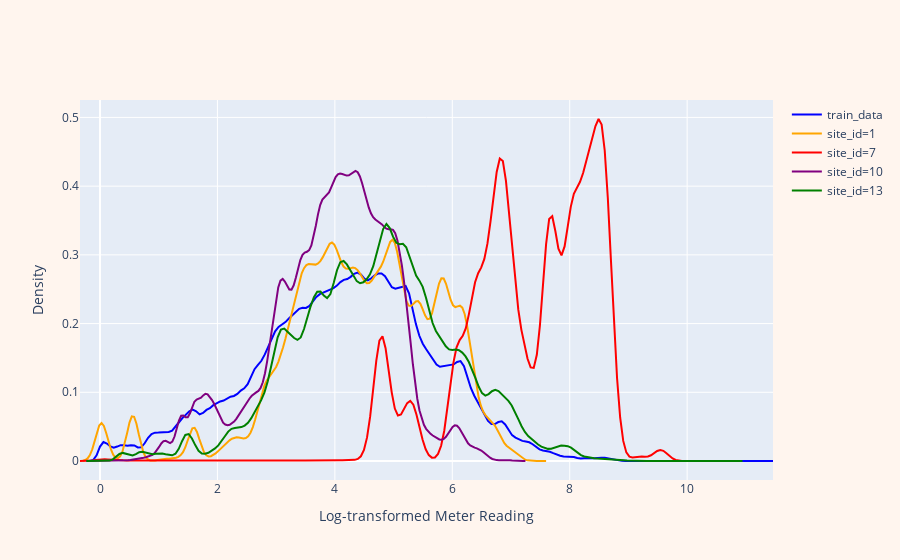

Here is the notebook cell this chart was saved with:
### Code cell
plt.figure(figsize=(15, 8))
sns.set(style="whitegrid")

filtered_data = merged_data[merged_data['site_id'] == 1]
sns.kdeplot(train_data['meter_reading_log'], color='blue', label='train_data', linewidth=4)
sns.kdeplot(filtered_data['meter_reading_log'], color='orange', label='site_id=1', linewidth=2.5)
sns.kdeplot(merged_data['meter_reading_log'].loc[merged_data['site_id'] == 7], color='red' ,label='site_id=7', linewidth=2.5)
sns.kdeplot(merged_data['meter_reading_log'].loc[merged_data['site_id'] == 10], color='purple', label='site_id=10', linewidth=2.5)
sns.kdeplot(merged_data['meter_reading_log'].loc[merged_data['site_id'] == 13], color='green', label='site_id=13', linewidth=2.5)

plt.xlabel('Log-transformed Meter Reading')
plt.ylabel('Density')
plt.title('Distribution Plot with Filtered by site')
plt.legend()

fig5 = go.Figure()

# Extract the lines from the Matplotlib plot
for line in plt.gca().get_lines():
    x, y = line.get_xydata().T
    color = 'rgba({}, {}, {}, {})'.format(*[int(c * 255) for c in line.get_color()])  # Convert Matplotlib color tuple to Plotly format
    fig5.add_trace(go.Scatter(x=x, y=y, mode='lines', line=dict(color=color), name=line.get_label()))

# Close the Matplotlib plot to prevent it from being displayed in the notebook
plt.close()

fig5.update_layout(
    xaxis_title='Log-transformed Meter Reading',
    yaxis_title='Density',
    paper_bgcolor='seashell'  # Set the color of the background
)

# Display the Plotly figure
fig5.show()

### Figure 1 — Plotly figure (JSON) as saved in the notebook; plotly's stock layout.template omitted (floating-point values rounded to 4 significant figures; data arrays with more than 128 entries replaced by an {"elided": "..."} marker saying what was removed)
{"data": [{"line": {"color": "rgba(0, 0, 255, 255)"}, "mode": "lines", "name": "train_data", "type": "scatter", "x": {"elided": "200 float values"}, "y": {"elided": "200 float values"}}, {"line": {"color": "rgba(255, 165, 0, 255)"}, "mode": "lines", "name": "site_id=1", "type": "scatter", "x": {"elided": "200 float values"}, "y": {"elided": "200 float values"}}, {"line": {"color": "rgba(255, 0, 0, 255)"}, "mode": "lines", "name": "site_id=7", "type": "scatter", "x": {"elided": "200 float values"}, "y": {"elided": "200 float values"}}, {"line": {"color": "rgba(128, 0, 128, 255)"}, "mode": "lines", "name": "site_id=10", "type": "scatter", "x": {"elided": "200 float values"}, "y": {"elided": "200 float values"}}, {"line": {"color": "rgba(0, 128, 0, 255)"}, "mode": "lines", "name": "site_id=13", "type": "scatter", "x": {"elided": "200 float values"}, "y": {"elided": "200 float values"}}], "layout": {"paper_bgcolor": "seashell", "xaxis": {"title": {"text": "Log-transformed Meter Reading"}}, "yaxis": {"title": {"text": "Density"}}}}
